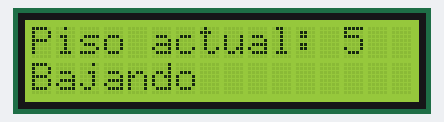
A sketch run on a simulated Arduino Uno, built with avr-gcc and run on an emulated ATmega328P. On the bench: 16×2 character LCD.

Above: at 0.1 s.
At 3.2 s:
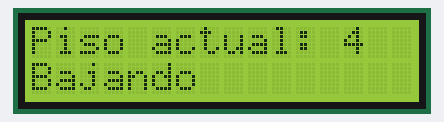
At 6.2 s:
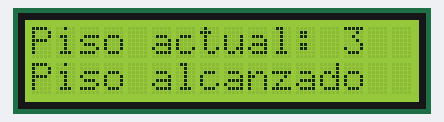
At 9.2 s:
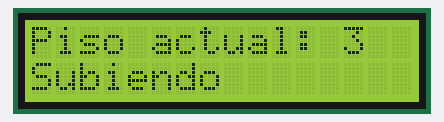
At 12.2 s:
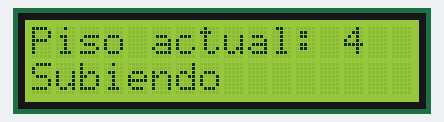
At 18.3 s:
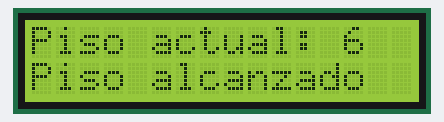

The sketch:

pantalla.ino
```cpp
#include <LiquidCrystal_I2C.h>

LiquidCrystal_I2C lcd(0x27, 16, 2);  // Dirección 0x27, LCD de 16x2

int pisoActual = 5;   // Piso inicial
int pisoDestino = 3;  // Piso destino

void setup() {
  lcd.init();         // Inicializa la pantalla LCD
  lcd.clear();        // Limpia la pantalla
  lcd.backlight();    // Enciende luz de fondo
}

void loop() {
  lcd.setCursor(0, 0);
  lcd.print("Piso actual: ");
  lcd.print(pisoActual);

  lcd.setCursor(0, 1);
  if (pisoDestino < pisoActual) {
    lcd.print("Bajando       ");

    while (pisoActual > pisoDestino) {
      delay(3000);
      pisoActual--;
      lcd.setCursor(0, 0);
      lcd.print("Piso actual: ");
      lcd.print(pisoActual);
    }
    lcd.setCursor(0, 1);
    lcd.print("Piso alcanzado");
  }

  else if (pisoDestino > pisoActual) {
    lcd.print("Subiendo      ");
    while (pisoActual < pisoDestino) {
      delay(3000);
      pisoActual++;
      lcd.setCursor(0, 0);
      lcd.print("Piso actual: ");
      lcd.print(pisoActual);
    }
    lcd.setCursor(0, 1);
    lcd.print("Piso alcanzado");
  }

  delay(3000); // Codigo Prueba
  pisoDestino = 6; // Codigo Prueba
}
```

Measured:
- what the display in image 1 shows lasts 3.0 s, from 3.1 s to 6.1 s
